Frame 1 (no input): blank canvas, image omitted
Frame 60 (the mouse pressed at the canvas centre just before this capture): blank canvas, image omitted
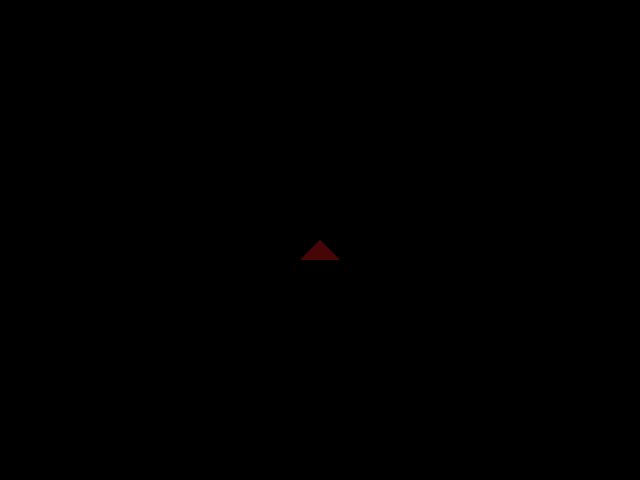
Frame 120 (the mouse held since frame 60 and released just before this capture)

The Processing sketch whose frames 1 and 60 were blank and that drew this single picture after the mouse press (run headless with seeded random() and noise(); from frame 60 on, the mouse is pressed at the canvas centre):

// Processing sketch: processing_314
// ── processing_314.pde


void setup(){
  size(640, 480);
  background(0);
  //colorMode(HSB, 360, width, height); 
  colorMode(HSB, 360, 360, height); 
  
  smooth(); 
}

void draw(){
  println("x: "+mouseX);
  println("y: "+mouseY);
  println("");
  noStroke();
   fill(mouseX + 200 , mouseX, mouseY - (height/5),height/20);
   triangle(width/2,height/2,mouseX+20, mouseY+20, mouseX-20, mouseY+20); 
   fill(0);
   rect(0,0,width, height/2);
}
